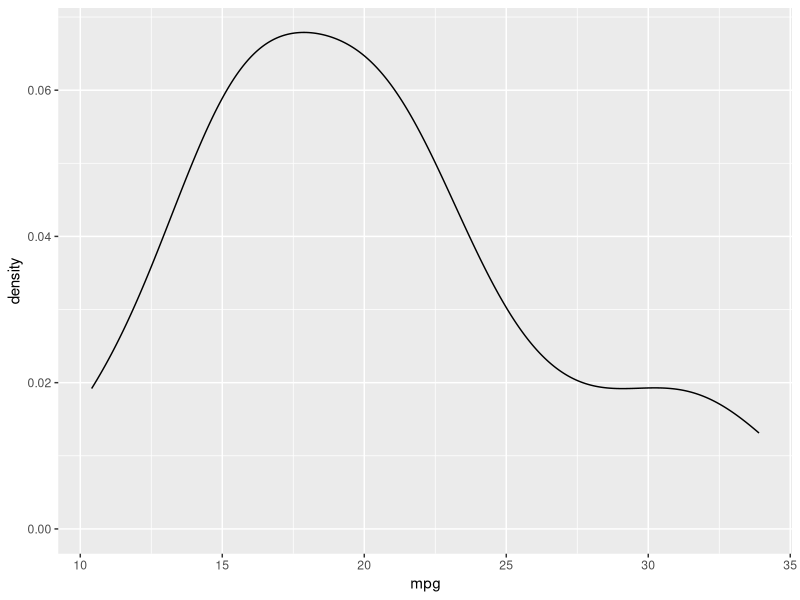
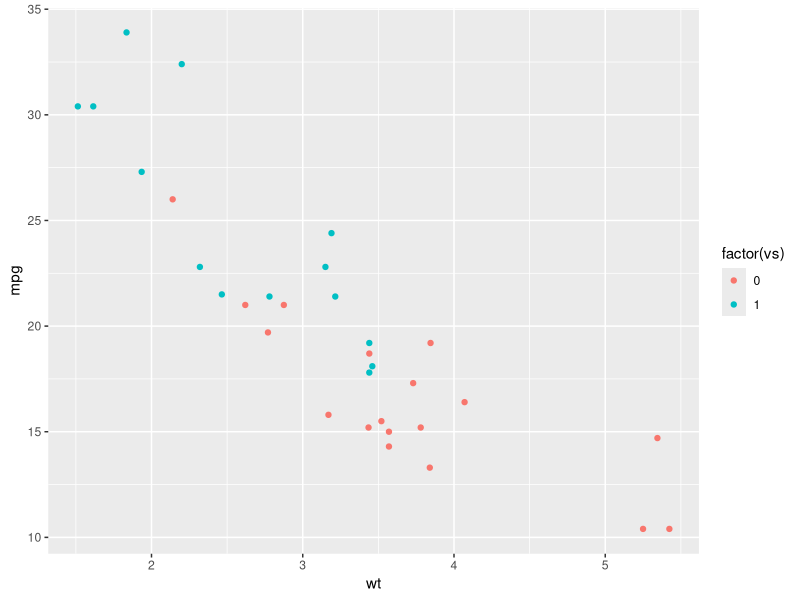
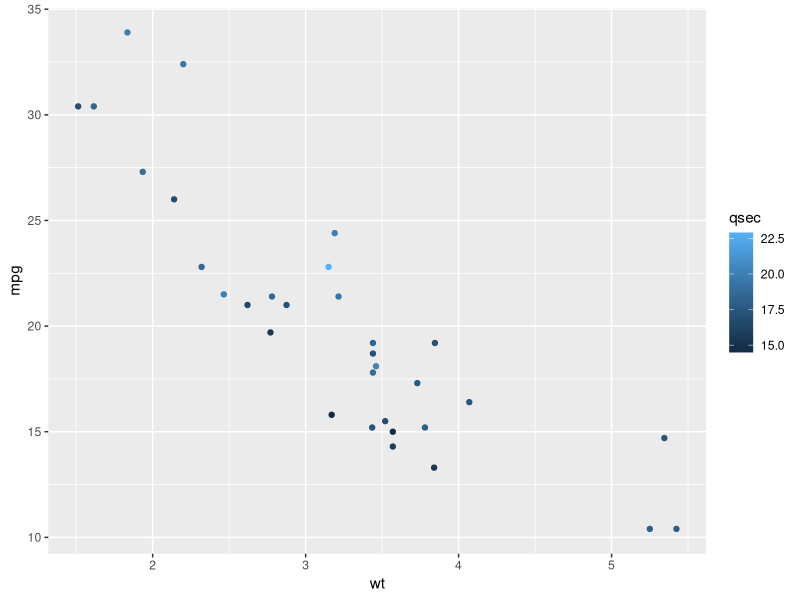
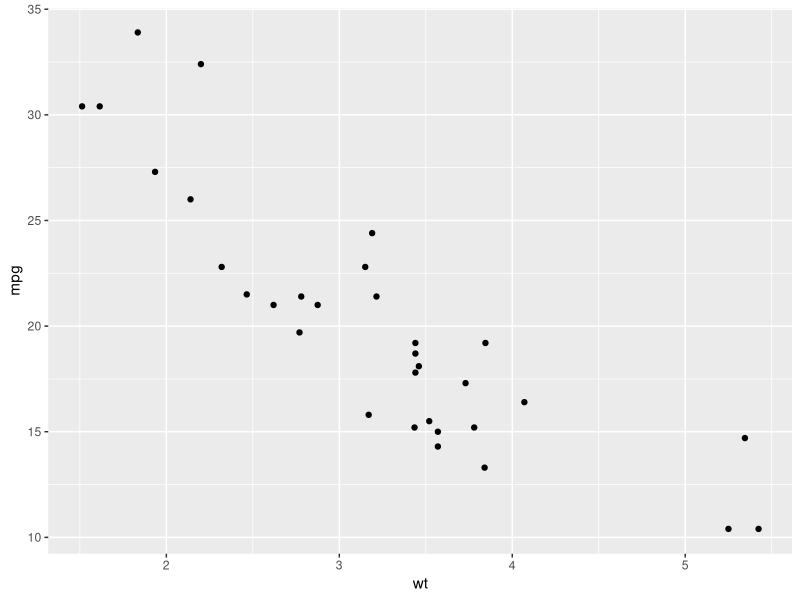
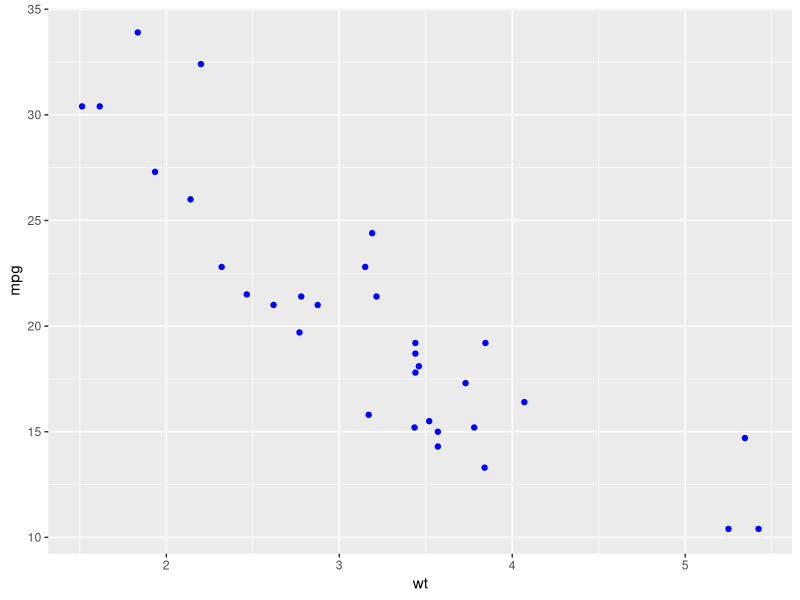
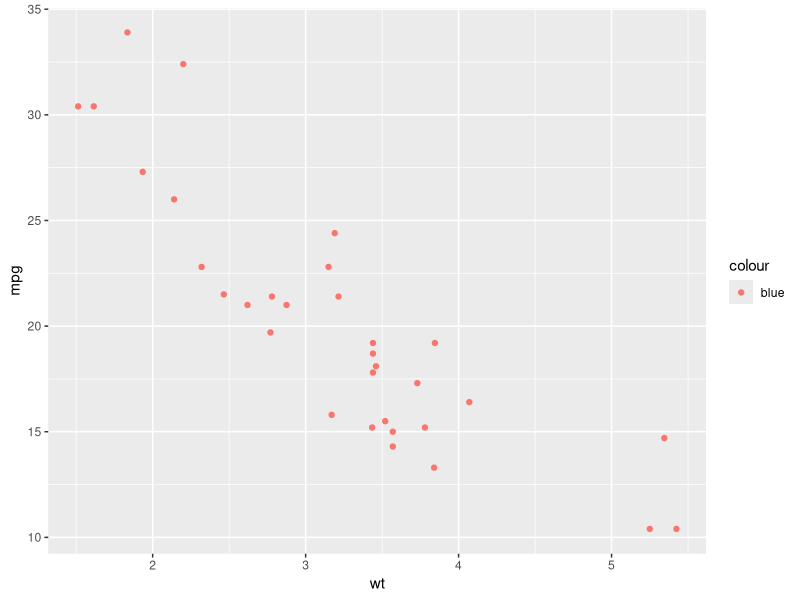

Write the R code that produced these figures, in order.
## ---- chunk 1
library(ggplot2)
#这里就举一个例子：密度图
ggplot(mtcars,aes(mpg))+geom_density()
## ---- chunk 2
 #选择分类变量为vs
ggplot(mtcars,aes(wt,mpg,color=factor(vs)))+geom_point()
## ---- chunk 3
#解析：wt作为x轴，mpg作为y轴，color-qsec作为染色依据，即分类原则，而qsec是一个连续型的数值变量，只能用渐变色标尺一一对应向量顺序

ggplot(mtcars,aes(wt,mpg,color=qsec))+geom_point() 

## ---- chunk 4
#这是最初始的样子
ggplot(mtcars,aes(wt,mpg))+geom_point()
#这是参数在外的情况，可以看到所有的点都变成了蓝色
ggplot(mtcars,aes(wt,mpg))+geom_point(color="blue")
#这是参数在内的情况，发现并没有使点变成蓝色，而是变成了浅粉色，具体原因应该使蓝色作为变量，失去了本身的意义。
ggplot(mtcars,aes(wt,mpg,color="blue"))+geom_point()
